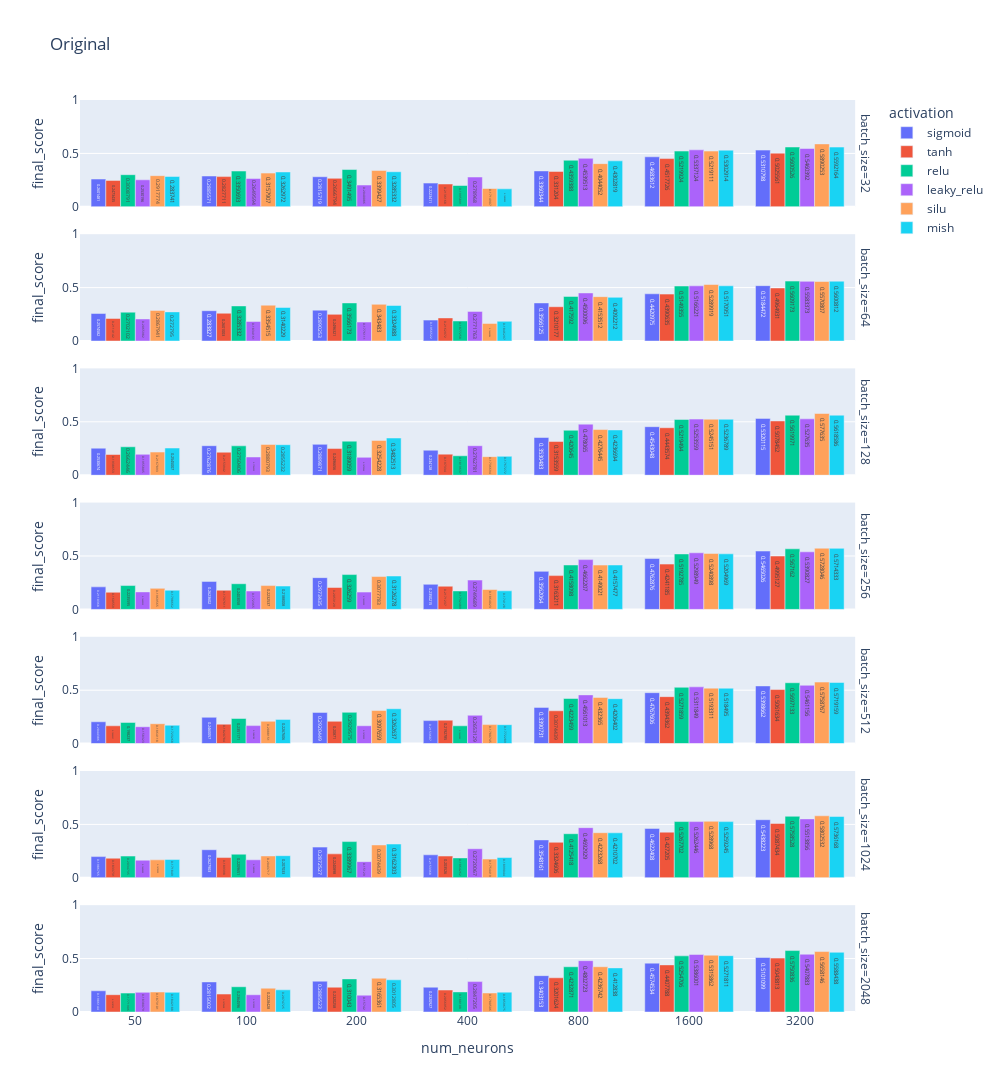

Write notebook code for a chart like this one.
### Markdown cell above
Hasil visualisasi di bawah menunjukkan bahwa semakin tinggi jumlah batch size dan neuron pada ELM, akurasi juga semakin meningkat

### Code cell
# Pilih satu judul (sesuai dengan preprocessing) untuk melakukan visualisasi
title = "Original"

# Visualisasikan salah satu dataframe
df = dict_df.get(title)
fig = px.bar(
    df, 
    x="num_neurons", 
    y="final_score", 
    color="activation",
    facet_row="batch_size",
    barmode="group", 
    text_auto=True, 
    range_y=(0, 1),
    title=title.replace("_", " "),
    height=2000,
    width=1000,
)
fig.update_xaxes(type="category")
fig.show()

### Figure 1 — Plotly figure (JSON) as saved in the notebook; plotly's stock layout.template omitted (floating-point values rounded to 4 significant figures)
{"data": [{"alignmentgroup": "True", "hovertemplate": "activation=sigmoid<br>batch_size=32<br>num_neurons=%{x}<br>final_score=%{y}<extra></extra>", "legendgroup": "sigmoid", "marker": {"color": "#636efa", "pattern": {"shape": ""}}, "name": "sigmoid", "offsetgroup": "sigmoid", "orientation": "v", "showlegend": true, "textposition": "auto", "texttemplate": "%{y}", "type": "bar", "x": [50, 100, 200, 400, 800, 1600, 3200], "xaxis": "x7", "y": [0.2601, 0.2886, 0.2816, 0.2223, 0.336, 0.4684, 0.5311], "yaxis": "y7"}, {"alignmentgroup": "True", "hovertemplate": "activation=sigmoid<br>batch_size=64<br>num_neurons=%{x}<br>final_score=%{y}<extra></extra>", "legendgroup": "sigmoid", "marker": {"color": "#636efa", "pattern": {"shape": ""}}, "name": "sigmoid", "offsetgroup": "sigmoid", "orientation": "v", "showlegend": false, "textposition": "auto", "texttemplate": "%{y}", "type": "bar", "x": [50, 100, 200, 400, 800, 1600, 3200], "xaxis": "x6", "y": [0.2575, 0.2838, 0.289, 0.1957, 0.3566, 0.4421, 0.5184], "yaxis": "y6"}, {"alignmentgroup": "True", "hovertemplate": "activation=sigmoid<br>batch_size=128<br>num_neurons=%{x}<br>final_score=%{y}<extra></extra>", "legendgroup": "sigmoid", "marker": {"color": "#636efa", "pattern": {"shape": ""}}, "name": "sigmoid", "offsetgroup": "sigmoid", "orientation": "v", "showlegend": false, "textposition": "auto", "texttemplate": "%{y}", "type": "bar", "x": [50, 100, 200, 400, 800, 1600, 3200], "xaxis": "x5", "y": [0.2531, 0.2763, 0.289, 0.2341, 0.353, 0.4543, 0.532], "yaxis": "y5"}, {"alignmentgroup": "True", "hovertemplate": "activation=sigmoid<br>batch_size=256<br>num_neurons=%{x}<br>final_score=%{y}<extra></extra>", "legendgroup": "sigmoid", "marker": {"color": "#636efa", "pattern": {"shape": ""}}, "name": "sigmoid", "offsetgroup": "sigmoid", "orientation": "v", "showlegend": false, "textposition": "auto", "texttemplate": "%{y}", "type": "bar", "x": [50, 100, 200, 400, 800, 1600, 3200], "xaxis": "x4", "y": [0.211, 0.2624, 0.2973, 0.235, 0.3562, 0.4763, 0.5465], "yaxis": "y4"}, {"alignmentgroup": "True", "hovertemplate": "activation=sigmoid<br>batch_size=512<br>num_neurons=%{x}<br>final_score=%{y}<extra></extra>", "legendgroup": "sigmoid", "marker": {"color": "#636efa", "pattern": {"shape": ""}}, "name": "sigmoid", "offsetgroup": "sigmoid", "orientation": "v", "showlegend": false, "textposition": "auto", "texttemplate": "%{y}", "type": "bar", "x": [50, 100, 200, 400, 800, 1600, 3200], "xaxis": "x3", "y": [0.2044, 0.246, 0.292, 0.2154, 0.3391, 0.4768, 0.5399], "yaxis": "y3"}, {"alignmentgroup": "True", "hovertemplate": "activation=sigmoid<br>batch_size=1024<br>num_neurons=%{x}<br>final_score=%{y}<extra></extra>", "legendgroup": "sigmoid", "marker": {"color": "#636efa", "pattern": {"shape": ""}}, "name": "sigmoid", "offsetgroup": "sigmoid", "orientation": "v", "showlegend": false, "textposition": "auto", "texttemplate": "%{y}", "type": "bar", "x": [50, 100, 200, 400, 800, 1600, 3200], "xaxis": "x2", "y": [0.1987, 0.2628, 0.2873, 0.2153, 0.3548, 0.4622, 0.5438], "yaxis": "y2"}, {"alignmentgroup": "True", "hovertemplate": "activation=sigmoid<br>batch_size=2048<br>num_neurons=%{x}<br>final_score=%{y}<extra></extra>", "legendgroup": "sigmoid", "marker": {"color": "#636efa", "pattern": {"shape": ""}}, "name": "sigmoid", "offsetgroup": "sigmoid", "orientation": "v", "showlegend": false, "textposition": "auto", "texttemplate": "%{y}", "type": "bar", "x": [50, 100, 200, 400, 800, 1600, 3200], "xaxis": "x", "y": [0.1986, 0.2815, 0.2886, 0.2321, 0.3403, 0.4575, 0.5101], "yaxis": "y"}, {"alignmentgroup": "True", "hovertemplate": "activation=tanh<br>batch_size=32<br>num_neurons=%{x}<br>final_score=%{y}<extra></extra>", "legendgroup": "tanh", "marker": {"color": "#EF553B", "pattern": {"shape": ""}}, "name": "tanh", "offsetgroup": "tanh", "orientation": "v", "showlegend": true, "textposition": "auto", "texttemplate": "%{y}", "type": "bar", "x": [50, 100, 200, 400, 800, 1600, 3200], "xaxis": "x7", "y": [0.2473, 0.2828, 0.2667, 0.2136, 0.3312, 0.4518, 0.5026], "yaxis": "y7"}, {"alignmentgroup": "True", "hovertemplate": "activation=tanh<br>batch_size=64<br>num_neurons=%{x}<br>final_score=%{y}<extra></extra>", "legendgroup": "tanh", "marker": {"color": "#EF553B", "pattern": {"shape": ""}}, "name": "tanh", "offsetgroup": "tanh", "orientation": "v", "showlegend": false, "textposition": "auto", "texttemplate": "%{y}", "type": "bar", "x": [50, 100, 200, 400, 800, 1600, 3200], "xaxis": "x6", "y": [0.2114, 0.2601, 0.2496, 0.2163, 0.321, 0.4391, 0.4965], "yaxis": "y6"}, {"alignmentgroup": "True", "hovertemplate": "activation=tanh<br>batch_size=128<br>num_neurons=%{x}<br>final_score=%{y}<extra></extra>", "legendgroup": "tanh", "marker": {"color": "#EF553B", "pattern": {"shape": ""}}, "name": "tanh", "offsetgroup": "tanh", "orientation": "v", "showlegend": false, "textposition": "auto", "texttemplate": "%{y}", "type": "bar", "x": [50, 100, 200, 400, 800, 1600, 3200], "xaxis": "x5", "y": [0.1939, 0.2154, 0.2497, 0.1973, 0.3154, 0.4444, 0.5078], "yaxis": "y5"}, {"alignmentgroup": "True", "hovertemplate": "activation=tanh<br>batch_size=256<br>num_neurons=%{x}<br>final_score=%{y}<extra></extra>", "legendgroup": "tanh", "marker": {"color": "#EF553B", "pattern": {"shape": ""}}, "name": "tanh", "offsetgroup": "tanh", "orientation": "v", "showlegend": false, "textposition": "auto", "texttemplate": "%{y}", "type": "bar", "x": [50, 100, 200, 400, 800, 1600, 3200], "xaxis": "x4", "y": [0.1606, 0.1798, 0.2053, 0.2171, 0.3163, 0.4241, 0.4995], "yaxis": "y4"}, {"alignmentgroup": "True", "hovertemplate": "activation=tanh<br>batch_size=512<br>num_neurons=%{x}<br>final_score=%{y}<extra></extra>", "legendgroup": "tanh", "marker": {"color": "#EF553B", "pattern": {"shape": ""}}, "name": "tanh", "offsetgroup": "tanh", "orientation": "v", "showlegend": false, "textposition": "auto", "texttemplate": "%{y}", "type": "bar", "x": [50, 100, 200, 400, 800, 1600, 3200], "xaxis": "x3", "y": [0.1666, 0.1821, 0.2087, 0.2193, 0.3074, 0.4394, 0.5062], "yaxis": "y3"}, {"alignmentgroup": "True", "hovertemplate": "activation=tanh<br>batch_size=1024<br>num_neurons=%{x}<br>final_score=%{y}<extra></extra>", "legendgroup": "tanh", "marker": {"color": "#EF553B", "pattern": {"shape": ""}}, "name": "tanh", "offsetgroup": "tanh", "orientation": "v", "showlegend": false, "textposition": "auto", "texttemplate": "%{y}", "type": "bar", "x": [50, 100, 200, 400, 800, 1600, 3200], "xaxis": "x2", "y": [0.1834, 0.1894, 0.2241, 0.2035, 0.3325, 0.4272, 0.5087], "yaxis": "y2"}, {"alignmentgroup": "True", "hovertemplate": "activation=tanh<br>batch_size=2048<br>num_neurons=%{x}<br>final_score=%{y}<extra></extra>", "legendgroup": "tanh", "marker": {"color": "#EF553B", "pattern": {"shape": ""}}, "name": "tanh", "offsetgroup": "tanh", "orientation": "v", "showlegend": false, "textposition": "auto", "texttemplate": "%{y}", "type": "bar", "x": [50, 100, 200, 400, 800, 1600, 3200], "xaxis": "x", "y": [0.1619, 0.1679, 0.232, 0.2057, 0.3202, 0.4408, 0.5044], "yaxis": "y"}, {"alignmentgroup": "True", "hovertemplate": "activation=relu<br>batch_size=32<br>num_neurons=%{x}<br>final_score=%{y}<extra></extra>", "legendgroup": "relu", "marker": {"color": "#00cc96", "pattern": {"shape": ""}}, "name": "relu", "offsetgroup": "relu", "orientation": "v", "showlegend": true, "textposition": "auto", "texttemplate": "%{y}", "type": "bar", "x": [50, 100, 200, 400, 800, 1600, 3200], "xaxis": "x7", "y": [0.3009, 0.3351, 0.3491, 0.1996, 0.4359, 0.522, 0.5601], "yaxis": "y7"}, {"alignmentgroup": "True", "hovertemplate": "activation=relu<br>batch_size=64<br>num_neurons=%{x}<br>final_score=%{y}<extra></extra>", "legendgroup": "relu", "marker": {"color": "#00cc96", "pattern": {"shape": ""}}, "name": "relu", "offsetgroup": "relu", "orientation": "v", "showlegend": false, "textposition": "auto", "texttemplate": "%{y}", "type": "bar", "x": [50, 100, 200, 400, 800, 1600, 3200], "xaxis": "x6", "y": [0.2702, 0.3285, 0.3566, 0.1877, 0.4176, 0.5149, 0.5609], "yaxis": "y6"}, {"alignmentgroup": "True", "hovertemplate": "activation=relu<br>batch_size=128<br>num_neurons=%{x}<br>final_score=%{y}<extra></extra>", "legendgroup": "relu", "marker": {"color": "#00cc96", "pattern": {"shape": ""}}, "name": "relu", "offsetgroup": "relu", "orientation": "v", "showlegend": false, "textposition": "auto", "texttemplate": "%{y}", "type": "bar", "x": [50, 100, 200, 400, 800, 1600, 3200], "xaxis": "x5", "y": [0.2662, 0.275, 0.3189, 0.182, 0.4206, 0.5219, 0.562], "yaxis": "y5"}, {"alignmentgroup": "True", "hovertemplate": "activation=relu<br>batch_size=256<br>num_neurons=%{x}<br>final_score=%{y}<extra></extra>", "legendgroup": "relu", "marker": {"color": "#00cc96", "pattern": {"shape": ""}}, "name": "relu", "offsetgroup": "relu", "orientation": "v", "showlegend": false, "textposition": "auto", "texttemplate": "%{y}", "type": "bar", "x": [50, 100, 200, 400, 800, 1600, 3200], "xaxis": "x4", "y": [0.2236, 0.2403, 0.3263, 0.1732, 0.4158, 0.5193, 0.5672], "yaxis": "y4"}, {"alignmentgroup": "True", "hovertemplate": "activation=relu<br>batch_size=512<br>num_neurons=%{x}<br>final_score=%{y}<extra></extra>", "legendgroup": "relu", "marker": {"color": "#00cc96", "pattern": {"shape": ""}}, "name": "relu", "offsetgroup": "relu", "orientation": "v", "showlegend": false, "textposition": "auto", "texttemplate": "%{y}", "type": "bar", "x": [50, 100, 200, 400, 800, 1600, 3200], "xaxis": "x3", "y": [0.1982, 0.2351, 0.293, 0.1667, 0.4223, 0.5272, 0.5697], "yaxis": "y3"}, {"alignmentgroup": "True", "hovertemplate": "activation=relu<br>batch_size=1024<br>num_neurons=%{x}<br>final_score=%{y}<extra></extra>", "legendgroup": "relu", "marker": {"color": "#00cc96", "pattern": {"shape": ""}}, "name": "relu", "offsetgroup": "relu", "orientation": "v", "showlegend": false, "textposition": "auto", "texttemplate": "%{y}", "type": "bar", "x": [50, 100, 200, 400, 800, 1600, 3200], "xaxis": "x2", "y": [0.2035, 0.221, 0.339, 0.1864, 0.4125, 0.5268, 0.5759], "yaxis": "y2"}, {"alignmentgroup": "True", "hovertemplate": "activation=relu<br>batch_size=2048<br>num_neurons=%{x}<br>final_score=%{y}<extra></extra>", "legendgroup": "relu", "marker": {"color": "#00cc96", "pattern": {"shape": ""}}, "name": "relu", "offsetgroup": "relu", "orientation": "v", "showlegend": false, "textposition": "auto", "texttemplate": "%{y}", "type": "bar", "x": [50, 100, 200, 400, 800, 1600, 3200], "xaxis": "x", "y": [0.1772, 0.2365, 0.31, 0.1881, 0.4233, 0.5255, 0.5751], "yaxis": "y"}, {"alignmentgroup": "True", "hovertemplate": "activation=leaky_relu<br>batch_size=32<br>num_neurons=%{x}<br>final_score=%{y}<extra></extra>", "legendgroup": "leaky_relu", "marker": {"color": "#ab63fa", "pattern": {"shape": ""}}, "name": "leaky_relu", "offsetgroup": "leaky_relu", "orientation": "v", "showlegend": true, "textposition": "auto", "texttemplate": "%{y}", "type": "bar", "x": [50, 100, 200, 400, 800, 1600, 3200], "xaxis": "x7", "y": [0.253, 0.265, 0.204, 0.279, 0.454, 0.5337, 0.546], "yaxis": "y7"}, {"alignmentgroup": "True", "hovertemplate": "activation=leaky_relu<br>batch_size=64<br>num_neurons=%{x}<br>final_score=%{y}<extra></extra>", "legendgroup": "leaky_relu", "marker": {"color": "#ab63fa", "pattern": {"shape": ""}}, "name": "leaky_relu", "offsetgroup": "leaky_relu", "orientation": "v", "showlegend": false, "textposition": "auto", "texttemplate": "%{y}", "type": "bar", "x": [50, 100, 200, 400, 800, 1600, 3200], "xaxis": "x6", "y": [0.2066, 0.1834, 0.1776, 0.2772, 0.45, 0.5166, 0.5583], "yaxis": "y6"}, {"alignmentgroup": "True", "hovertemplate": "activation=leaky_relu<br>batch_size=128<br>num_neurons=%{x}<br>final_score=%{y}<extra></extra>", "legendgroup": "leaky_relu", "marker": {"color": "#ab63fa", "pattern": {"shape": ""}}, "name": "leaky_relu", "offsetgroup": "leaky_relu", "orientation": "v", "showlegend": false, "textposition": "auto", "texttemplate": "%{y}", "type": "bar", "x": [50, 100, 200, 400, 800, 1600, 3200], "xaxis": "x5", "y": [0.1956, 0.1706, 0.1675, 0.2763, 0.4781, 0.5254, 0.5276], "yaxis": "y5"}, {"alignmentgroup": "True", "hovertemplate": "activation=leaky_relu<br>batch_size=256<br>num_neurons=%{x}<br>final_score=%{y}<extra></extra>", "legendgroup": "leaky_relu", "marker": {"color": "#ab63fa", "pattern": {"shape": ""}}, "name": "leaky_relu", "offsetgroup": "leaky_relu", "orientation": "v", "showlegend": false, "textposition": "auto", "texttemplate": "%{y}", "type": "bar", "x": [50, 100, 200, 400, 800, 1600, 3200], "xaxis": "x4", "y": [0.164, 0.1724, 0.1623, 0.275, 0.4662, 0.5299, 0.5391], "yaxis": "y4"}, {"alignmentgroup": "True", "hovertemplate": "activation=leaky_relu<br>batch_size=512<br>num_neurons=%{x}<br>final_score=%{y}<extra></extra>", "legendgroup": "leaky_relu", "marker": {"color": "#ab63fa", "pattern": {"shape": ""}}, "name": "leaky_relu", "offsetgroup": "leaky_relu", "orientation": "v", "showlegend": false, "textposition": "auto", "texttemplate": "%{y}", "type": "bar", "x": [50, 100, 200, 400, 800, 1600, 3200], "xaxis": "x3", "y": [0.1583, 0.1684, 0.1671, 0.2653, 0.4561, 0.5312, 0.5461], "yaxis": "y3"}, {"alignmentgroup": "True", "hovertemplate": "activation=leaky_relu<br>batch_size=1024<br>num_neurons=%{x}<br>final_score=%{y}<extra></extra>", "legendgroup": "leaky_relu", "marker": {"color": "#ab63fa", "pattern": {"shape": ""}}, "name": "leaky_relu", "offsetgroup": "leaky_relu", "orientation": "v", "showlegend": false, "textposition": "auto", "texttemplate": "%{y}", "type": "bar", "x": [50, 100, 200, 400, 800, 1600, 3200], "xaxis": "x2", "y": [0.1649, 0.1684, 0.1513, 0.272, 0.4693, 0.5262, 0.5514], "yaxis": "y2"}, {"alignmentgroup": "True", "hovertemplate": "activation=leaky_relu<br>batch_size=2048<br>num_neurons=%{x}<br>final_score=%{y}<extra></extra>", "legendgroup": "leaky_relu", "marker": {"color": "#ab63fa", "pattern": {"shape": ""}}, "name": "leaky_relu", "offsetgroup": "leaky_relu", "orientation": "v", "showlegend": false, "textposition": "auto", "texttemplate": "%{y}", "type": "bar", "x": [50, 100, 200, 400, 800, 1600, 3200], "xaxis": "x", "y": [0.1838, 0.1614, 0.1574, 0.2847, 0.4803, 0.5386, 0.5408], "yaxis": "y"}, {"alignmentgroup": "True", "hovertemplate": "activation=silu<br>batch_size=32<br>num_neurons=%{x}<br>final_score=%{y}<extra></extra>", "legendgroup": "silu", "marker": {"color": "#FFA15A", "pattern": {"shape": ""}}, "name": "silu", "offsetgroup": "silu", "orientation": "v", "showlegend": true, "textposition": "auto", "texttemplate": "%{y}", "type": "bar", "x": [50, 100, 200, 400, 800, 1600, 3200], "xaxis": "x7", "y": [0.2918, 0.3158, 0.3399, 0.1715, 0.4044, 0.5219, 0.589], "yaxis": "y7"}, {"alignmentgroup": "True", "hovertemplate": "activation=silu<br>batch_size=64<br>num_neurons=%{x}<br>final_score=%{y}<extra></extra>", "legendgroup": "silu", "marker": {"color": "#FFA15A", "pattern": {"shape": ""}}, "name": "silu", "offsetgroup": "silu", "orientation": "v", "showlegend": false, "textposition": "auto", "texttemplate": "%{y}", "type": "bar", "x": [50, 100, 200, 400, 800, 1600, 3200], "xaxis": "x6", "y": [0.2868, 0.3355, 0.3435, 0.1644, 0.4154, 0.529, 0.5571], "yaxis": "y6"}, {"alignmentgroup": "True", "hovertemplate": "activation=silu<br>batch_size=128<br>num_neurons=%{x}<br>final_score=%{y}<extra></extra>", "legendgroup": "silu", "marker": {"color": "#FFA15A", "pattern": {"shape": ""}}, "name": "silu", "offsetgroup": "silu", "orientation": "v", "showlegend": false, "textposition": "auto", "texttemplate": "%{y}", "type": "bar", "x": [50, 100, 200, 400, 800, 1600, 3200], "xaxis": "x5", "y": [0.2168, 0.2881, 0.3254, 0.1737, 0.4276, 0.5245, 0.5776], "yaxis": "y5"}, {"alignmentgroup": "True", "hovertemplate": "activation=silu<br>batch_size=256<br>num_neurons=%{x}<br>final_score=%{y}<extra></extra>", "legendgroup": "silu", "marker": {"color": "#FFA15A", "pattern": {"shape": ""}}, "name": "silu", "offsetgroup": "silu", "orientation": "v", "showlegend": false, "textposition": "auto", "texttemplate": "%{y}", "type": "bar", "x": [50, 100, 200, 400, 800, 1600, 3200], "xaxis": "x4", "y": [0.197, 0.2233, 0.3078, 0.1864, 0.4149, 0.5241, 0.5728], "yaxis": "y4"}, {"alignmentgroup": "True", "hovertemplate": "activation=silu<br>batch_size=512<br>num_neurons=%{x}<br>final_score=%{y}<extra></extra>", "legendgroup": "silu", "marker": {"color": "#FFA15A", "pattern": {"shape": ""}}, "name": "silu", "offsetgroup": "silu", "orientation": "v", "showlegend": false, "textposition": "auto", "texttemplate": "%{y}", "type": "bar", "x": [50, 100, 200, 400, 800, 1600, 3200], "xaxis": "x3", "y": [0.1864, 0.2088, 0.3098, 0.1781, 0.4324, 0.5193, 0.5759], "yaxis": "y3"}, {"alignmentgroup": "True", "hovertemplate": "activation=silu<br>batch_size=1024<br>num_neurons=%{x}<br>final_score=%{y}<extra></extra>", "legendgroup": "silu", "marker": {"color": "#FFA15A", "pattern": {"shape": ""}}, "name": "silu", "offsetgroup": "silu", "orientation": "v", "showlegend": false, "textposition": "auto", "texttemplate": "%{y}", "type": "bar", "x": [50, 100, 200, 400, 800, 1600, 3200], "xaxis": "x2", "y": [0.168, 0.2044, 0.3074, 0.1754, 0.4223, 0.529, 0.5803], "yaxis": "y2"}, {"alignmentgroup": "True", "hovertemplate": "activation=silu<br>batch_size=2048<br>num_neurons=%{x}<br>final_score=%{y}<extra></extra>", "legendgroup": "silu", "marker": {"color": "#FFA15A", "pattern": {"shape": ""}}, "name": "silu", "offsetgroup": "silu", "orientation": "v", "showlegend": false, "textposition": "auto", "texttemplate": "%{y}", "type": "bar", "x": [50, 100, 200, 400, 800, 1600, 3200], "xaxis": "x", "y": [0.1873, 0.2228, 0.3165, 0.1781, 0.4237, 0.5316, 0.5658], "yaxis": "y"}, {"alignmentgroup": "True", "hovertemplate": "activation=mish<br>batch_size=32<br>num_neurons=%{x}<br>final_score=%{y}<extra></extra>", "legendgroup": "mish", "marker": {"color": "#19d3f3", "pattern": {"shape": ""}}, "name": "mish", "offsetgroup": "mish", "orientation": "v", "showlegend": true, "textposition": "auto", "texttemplate": "%{y}", "type": "bar", "x": [50, 100, 200, 400, 800, 1600, 3200], "xaxis": "x7", "y": [0.2837, 0.3263, 0.3285, 0.1684, 0.4303, 0.5303, 0.5592], "yaxis": "y7"}, {"alignmentgroup": "True", "hovertemplate": "activation=mish<br>batch_size=64<br>num_neurons=%{x}<br>final_score=%{y}<extra></extra>", "legendgroup": "mish", "marker": {"color": "#19d3f3", "pattern": {"shape": ""}}, "name": "mish", "offsetgroup": "mish", "orientation": "v", "showlegend": false, "textposition": "auto", "texttemplate": "%{y}", "type": "bar", "x": [50, 100, 200, 400, 800, 1600, 3200], "xaxis": "x6", "y": [0.2728, 0.314, 0.3325, 0.1846, 0.4092, 0.5171, 0.5601], "yaxis": "y6"}, {"alignmentgroup": "True", "hovertemplate": "activation=mish<br>batch_size=128<br>num_neurons=%{x}<br>final_score=%{y}<extra></extra>", "legendgroup": "mish", "marker": {"color": "#19d3f3", "pattern": {"shape": ""}}, "name": "mish", "offsetgroup": "mish", "orientation": "v", "showlegend": false, "textposition": "auto", "texttemplate": "%{y}", "type": "bar", "x": [50, 100, 200, 400, 800, 1600, 3200], "xaxis": "x5", "y": [0.2545, 0.2855, 0.3483, 0.1767, 0.4237, 0.5237, 0.5619], "yaxis": "y5"}, {"alignmentgroup": "True", "hovertemplate": "activation=mish<br>batch_size=256<br>num_neurons=%{x}<br>final_score=%{y}<extra></extra>", "legendgroup": "mish", "marker": {"color": "#19d3f3", "pattern": {"shape": ""}}, "name": "mish", "offsetgroup": "mish", "orientation": "v", "showlegend": false, "textposition": "auto", "texttemplate": "%{y}", "type": "bar", "x": [50, 100, 200, 400, 800, 1600, 3200], "xaxis": "x4", "y": [0.1799, 0.2188, 0.3126, 0.1741, 0.4157, 0.5205, 0.5714], "yaxis": "y4"}, {"alignmentgroup": "True", "hovertemplate": "activation=mish<br>batch_size=512<br>num_neurons=%{x}<br>final_score=%{y}<extra></extra>", "legendgroup": "mish", "marker": {"color": "#19d3f3", "pattern": {"shape": ""}}, "name": "mish", "offsetgroup": "mish", "orientation": "v", "showlegend": false, "textposition": "auto", "texttemplate": "%{y}", "type": "bar", "x": [50, 100, 200, 400, 800, 1600, 3200], "xaxis": "x3", "y": [0.1723, 0.2268, 0.3263, 0.1772, 0.4206, 0.5185, 0.5719], "yaxis": "y3"}, {"alignmentgroup": "True", "hovertemplate": "activation=mish<br>batch_size=1024<br>num_neurons=%{x}<br>final_score=%{y}<extra></extra>", "legendgroup": "mish", "marker": {"color": "#19d3f3", "pattern": {"shape": ""}}, "name": "mish", "offsetgroup": "mish", "orientation": "v", "showlegend": false, "textposition": "auto", "texttemplate": "%{y}", "type": "bar", "x": [50, 100, 200, 400, 800, 1600, 3200], "xaxis": "x2", "y": [0.1718, 0.207, 0.3162, 0.1899, 0.4211, 0.5259, 0.5736], "yaxis": "y2"}, {"alignmentgroup": "True", "hovertemplate": "activation=mish<br>batch_size=2048<br>num_neurons=%{x}<br>final_score=%{y}<extra></extra>", "legendgroup": "mish", "marker": {"color": "#19d3f3", "pattern": {"shape": ""}}, "name": "mish", "offsetgroup": "mish", "orientation": "v", "showlegend": false, "textposition": "auto", "texttemplate": "%{y}", "type": "bar", "x": [50, 100, 200, 400, 800, 1600, 3200], "xaxis": "x", "y": [0.1842, 0.2075, 0.3013, 0.186, 0.4128, 0.5272, 0.5588], "yaxis": "y"}], "layout": {"annotations": [{"font": {}, "showarrow": false, "text": "batch_size=2048", "textangle": 90, "x": 0.98, "xanchor": "left", "xref": "paper", "y": 0.05857, "yanchor": "middle", "yref": "paper"}, {"font": {}, "showarrow": false, "text": "batch_size=1024", "textangle": 90, "x": 0.98, "xanchor": "left", "xref": "paper", "y": 0.2057, "yanchor": "middle", "yref": "paper"}, {"font": {}, "showarrow": false, "text": "batch_size=512", "textangle": 90, "x": 0.98, "xanchor": "left", "xref": "paper", "y": 0.3529, "yanchor": "middle", "yref": "paper"}, {"font": {}, "showarrow": false, "text": "batch_size=256", "textangle": 90, "x": 0.98, "xanchor": "left", "xref": "paper", "y": 0.5, "yanchor": "middle", "yref": "paper"}, {"font": {}, "showarrow": false, "text": "batch_size=128", "textangle": 90, "x": 0.98, "xanchor": "left", "xref": "paper", "y": 0.6471, "yanchor": "middle", "yref": "paper"}, {"font": {}, "showarrow": false, "text": "batch_size=64", "textangle": 90, "x": 0.98, "xanchor": "left", "xref": "paper", "y": 0.7943, "yanchor": "middle", "yref": "paper"}, {"font": {}, "showarrow": false, "text": "batch_size=32", "textangle": 90, "x": 0.98, "xanchor": "left", "xref": "paper", "y": 0.9414, "yanchor": "middle", "yref": "paper"}], "barmode": "group", "height": 2000, "legend": {"title": {"text": "activation"}, "tracegroupgap": 0}, "title": {"text": "Original"}, "width": 1000, "xaxis": {"anchor": "y", "domain": [0, 0.98], "title": {"text": "num_neurons"}, "type": "category"}, "xaxis2": {"anchor": "y2", "domain": [0, 0.98], "matches": "x", "showticklabels": false, "type": "category"}, "xaxis3": {"anchor": "y3", "domain": [0, 0.98], "matches": "x", "showticklabels": false, "type": "category"}, "xaxis4": {"anchor": "y4", "domain": [0, 0.98], "matches": "x", "showticklabels": false, "type": "category"}, "xaxis5": {"anchor": "y5", "domain": [0, 0.98], "matches": "x", "showticklabels": false, "type": "category"}, "xaxis6": {"anchor": "y6", "domain": [0, 0.98], "matches": "x", "showticklabels": false, "type": "category"}, "xaxis7": {"anchor": "y7", "domain": [0, 0.98], "matches": "x", "showticklabels": false, "type": "category"}, "yaxis": {"anchor": "x", "domain": [0, 0.1171], "range": [0, 1], "title": {"text": "final_score"}}, "yaxis2": {"anchor": "x2", "domain": [0.1471, 0.2643], "matches": "y", "range": [0, 1], "title": {"text": "final_score"}}, "yaxis3": {"anchor": "x3", "domain": [0.2943, 0.4114], "matches": "y", "range": [0, 1], "title": {"text": "final_score"}}, "yaxis4": {"anchor": "x4", "domain": [0.4414, 0.5586], "matches": "y", "range": [0, 1], "title": {"text": "final_score"}}, "yaxis5": {"anchor": "x5", "domain": [0.5886, 0.7057], "matches": "y", "range": [0, 1], "title": {"text": "final_score"}}, "yaxis6": {"anchor": "x6", "domain": [0.7357, 0.8529], "matches": "y", "range": [0, 1], "title": {"text": "final_score"}}, "yaxis7": {"anchor": "x7", "domain": [0.8829, 1.0], "matches": "y", "range": [0, 1], "title": {"text": "final_score"}}}}
